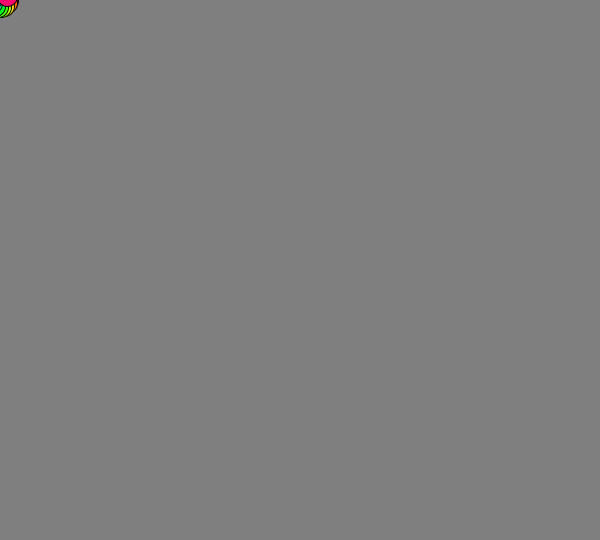
Frame 1 (no input)
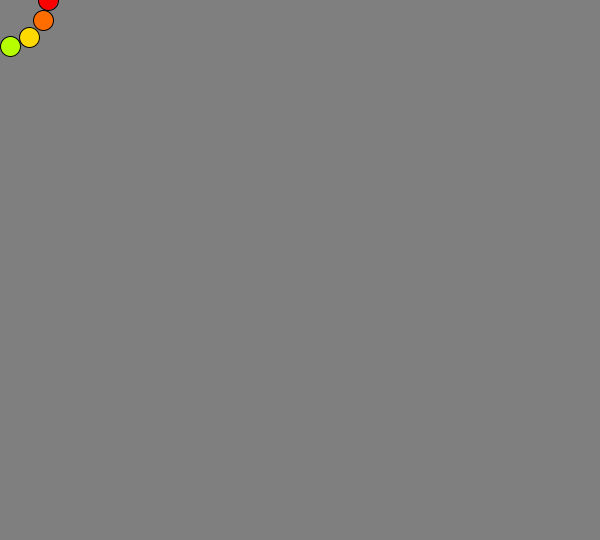
Frame 60 (the mouse pressed at the canvas centre just before this capture)
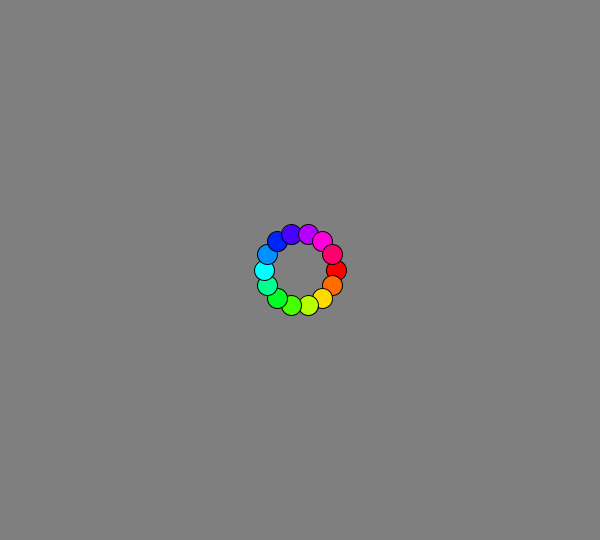
Frame 120 (the mouse held since frame 60 and released just before this capture)

The Processing sketch that drew these frames (run headless with seeded random() and noise(); from frame 60 on, the mouse is pressed at the canvas centre):

// Processing sketch: processing_67327
// ── processing_67327.pde

//
//put 7 objects around the mouse equally spaced
//
int number_of_obj = 14;
int distance = 50;
float angle_inc = TWO_PI/14;
float current_angle = 0;

void setup() {
  size(600, 540);
  colorMode(HSB, 360, 100, 100);
  
}
void draw() {
  distance = int(sin(millis()*.001)*50);
  background(180);
  for (int i=0; i<number_of_obj; i++){
    fill(map(angle_inc*i, 0, TWO_PI, 0, 360), 100, 100);
    float offset_x = cos(angle_inc*i)*distance;
    float offset_y = sin(angle_inc*i)*distance;
    ellipse(mouseX+offset_x, mouseY+offset_y, 20, 20);
    
  
  }
  
  
  
 /* float offsetX = cos(current_angle)*distance; //cos is for the x's
  float offsetY = sin(current_angle)*distance; //sin is gor the y's
  ellipse(mouseX + offsetX, mouseY + offsetY, 20, 20);
  //second ellipse
  offsetX = cos(current_angle + angle_inc)*distance; //cos is for the x's
  offsetY = sin(current_angle + angle_inc)*distance; //sin is gor the y's
  ellipse(mouseX + offsetX, mouseY + offsetY, 20, 20);
  
  offsetX = cos(current_angle + angle_inc*2)*distance; //cos is for the x's
  offsetY = sin(current_angle + angle_inc*2)*distance; //sin is gor the y's
  ellipse(mouseX + offsetX, mouseY + offsetY, 20, 20);
  
  offsetX = cos(current_angle + angle_inc*3)*distance; //cos is for the x's
  offsetY = sin(current_angle + angle_inc*3)*distance; //sin is gor the y's
  ellipse(mouseX + offsetX, mouseY + offsetY, 20, 20);
  */

}
